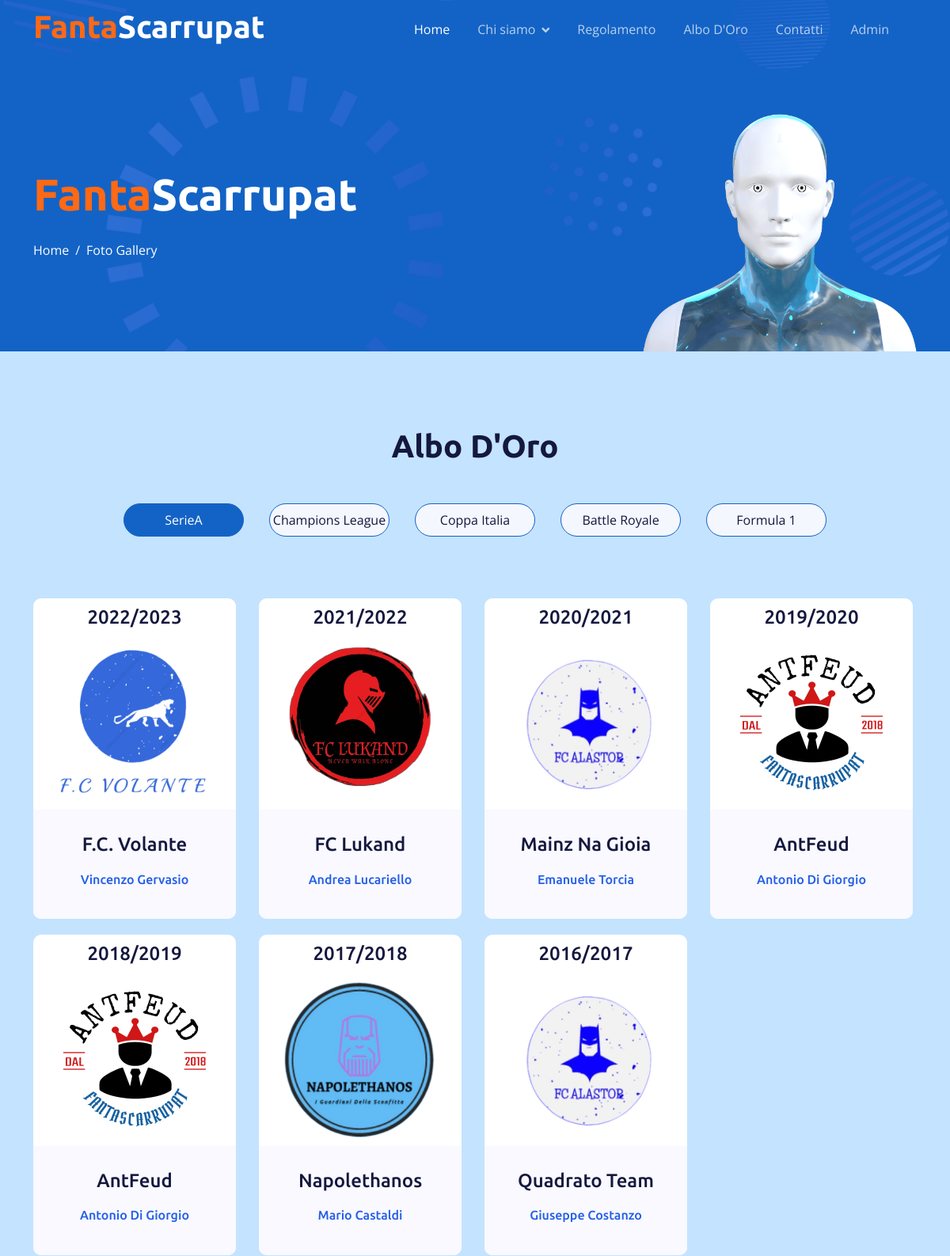
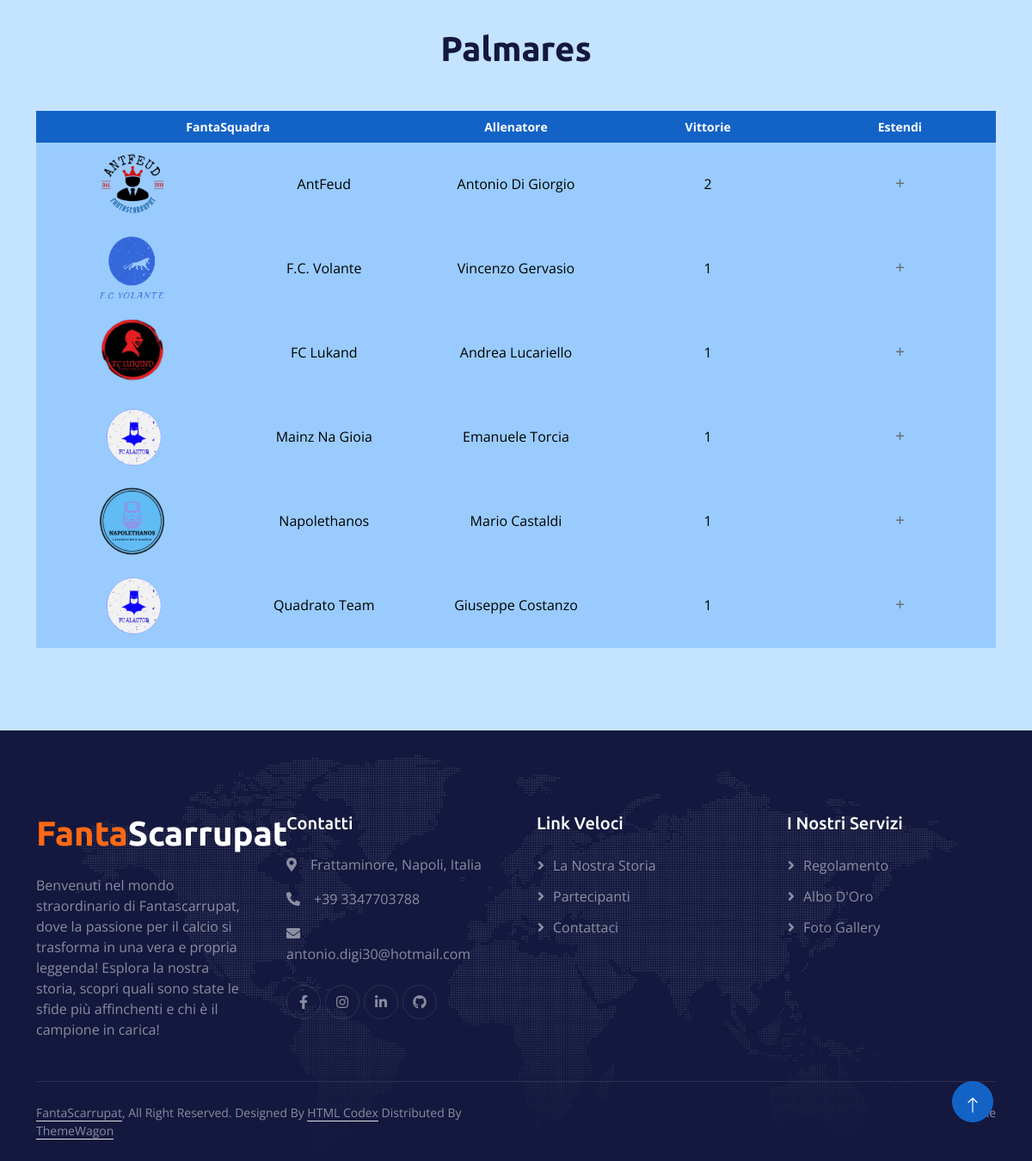
The page /alboDOro.php on the database its author committed (2 pictures, top to bottom).
### tables this page shows
CREATE TABLE competizione_disputata (
                                      id_competizione_disputata INT PRIMARY KEY AUTO_INCREMENT NOT NULL,
                                      nome_competizione VARCHAR(100) NOT NULL,
                                      anno INT NOT NULL,
                                      vincitore VARCHAR(100) NOT NULL,
                                      FOREIGN KEY (nome_competizione) REFERENCES competizione(nome_competizione),
                                      FOREIGN KEY (vincitore) REFERENCES fantasquadra(nome_fantasquadra)
);

CREATE TABLE fantasquadra (
                            nome_fantasquadra VARCHAR(100) PRIMARY KEY NOT NULL,
                            scudetto VARCHAR(100),
                            fantaallenatore VARCHAR(100) NOT NULL,
                            flag_attuale VARCHAR(1) NOT NULL  
);

### alboDOro.php (the view, shortened to what this page needs)
<!DOCTYPE html>
<html lang="en">
<head>
  <link href="https://cdnjs.cloudflare.com/ajax/libs/font-awesome/5.10.0/css/all.min.css" rel="stylesheet">
  <link href="https://cdn.jsdelivr.net/npm/bootstrap-icons@1.4.1/font/bootstrap-icons.css" rel="stylesheet">
  <link href="lib/animate/animate.min.css" rel="stylesheet">
  <link href="lib/owlcarousel/assets/owl.carousel.min.css" rel="stylesheet">
  <link href="css/bootstrap.min.css" rel="stylesheet">
  <link href="css/style.css" rel="stylesheet">
</head>
<body>
<?php
    include 'php/contVisual.php';
?>
<div class="container-fluid pt-5 bg-primary hero-header">
  <div class="container pt-5">
    <div class="row g-5 pt-5">
      <div class="col-lg-6 align-self-center text-center text-lg-start mb-lg-5">
        <h1 class="display-4 text-white mb-4 animated slideInRight">
          <span class="text-color1">Fanta</span><span class="text-color2">Scarrupat</span>
        </h1>
        <nav aria-label="breadcrumb">
          <ol class="breadcrumb justify-content-center justify-content-lg-start mb-0">
            <li class="breadcrumb-item"><a class="text-white" href="index.php">Home</a></li>
            <li class="breadcrumb-item text-white active" aria-current="page">Foto Gallery</li>
          </ol>
        </nav>
      </div>
      <div class="col-lg-6 align-self-end text-center text-lg-end">
        <img class="img-fluid" src="img/hero-img.png" alt="" style="max-height: 300px;">
      </div>
    </div>
  </div>
</div>
<div class="container-fluid destination py-5">
  <div class="container py-5">
    <div class="mx-auto text-center mb-5" style="max-width: 900px;">
      <div class="text-center mx-auto mb-5 wow fadeInUp" data-wow-delay="0.1s" style="max-width: 500px;">
        <h1 class="display-6 mb-5">Albo D'Oro</h1>
      </div>
    </div>
    <div class="tab-class text-center">
      <ul class="nav nav-pills d-inline-flex justify-content-center mb-5">
        <li class="nav-item">
          <a class="d-flex mx-3 py-2 border border-primary bg-light rounded-pill active" data-bs-toggle="pill" href="#SerieA">
            <span class="text-dark" style="width: 150px;">SerieA</span>
          </a>
        </li>
        <li class="nav-item">
          <a class="d-flex py-2 mx-3 border border-primary bg-light rounded-pill" data-bs-toggle="pill" href="#ChampionsLeague">
            <span class="text-dark" style="width: 150px;">Champions League</span>
          </a>
        </li>
        <li class="nav-item">
          <a class="d-flex mx-3 py-2 border border-primary bg-light rounded-pill" data-bs-toggle="pill" href="#CoppaItalia">
            <span class="text-dark" style="width: 150px;">Coppa Italia</span>
          </a>
        </li>
        <li class="nav-item">
          <a class="d-flex mx-3 py-2 border border-primary bg-light rounded-pill" data-bs-toggle="pill" href="#BattleRoyale">
            <span class="text-dark" style="width: 150px;">Battle Royale</span>
          </a>
        </li>
        <li class="nav-item">
          <a class="d-flex mx-3 py-2 border border-primary bg-light rounded-pill" data-bs-toggle="pill" href="#Formula1">
            <span class="text-dark" style="width: 150px;">Formula 1</span>
          </a>
        </li>
      </ul>
      <div class="tab-content">
        <div id="SerieA" class="tab-pane fade show p-0 active">
          <div class="row">
            <?php
            $query = "SELECT C.anno, F.nome_fantasquadra, F.scudetto, F.fantaallenatore, C.nome_competizione FROM competizione_disputata as C,
              fantasquadra AS F WHERE F.nome_fantasquadra = C.vincitore AND nome_competizione = 'Serie A' ORDER BY C.anno DESC";
            $result = $conn->query($query);
            if ($result->num_rows > 0) {
              while($row = $result->fetch_assoc()) {
                ?>
                <div class="col-lg-3 col-md-6">
                  <a href="#" class="dettagli-link" data-competizione="<?php echo $row["nome_competizione"]?>" data-anno="<?php echo $row["anno"]; ?>">
                    <div class="single-unique-product">
                      <div class="descAnno">
                        <h4>
                          <?PHP echo $row["anno"]-1 ?>/<?PHP echo $row["anno"]?>
                        </h4>
                      </div>
                      <img class="img-fluid" src="img/fanta/<?PHP echo$row["scudetto"]?>" alt="">
                      <div class="descVin">
                        <h4>
                          <?PHP echo $row["nome_fantasquadra"]?>
                        </h4>
                        <h6>
                          <?PHP echo $row["fantaallenatore"]?>
                        </h6>
                      </div>
                    </div>
                  </a>
                </div>
                <?php
              }
            }
            ?>
          </div>
          <br>
          <div class="text-center mx-auto mb-5 wow fadeInUp" data-wow-delay="0.1s" style="max-width: 500px;">
            <h1 class="display-6 mb-5">Palmares</h1>
          </div>
          <div class="row">
            <div class="col-md-12">
              <div class="table-responsive">
                <table class="table">
                  <thead class="thead-primary">
                  <tr>
                    <th colspan="2">FantaSquadra</th>
                    <th>Allenatore</th>
                    <th>Vittorie</th>
                    <th>Estendi</th>
                  </tr>
                  </thead>
                  <tbody>
                  <?php
                  $query = "SELECT COUNT(id_competizione_disputata) as vittorie, F.nome_fantasquadra, F.scudetto, F.fantaallenatore,
                          GROUP_CONCAT(DISTINCT CONCAT(' ', (C.anno) - 1), '/', C.anno) AS anni_vittoria
                          FROM competizione_disputata as C, fantasquadra AS F
                          WHERE F.nome_fantasquadra = C.vincitore AND nome_competizione = 'Serie A'
                          GROUP BY F.nome_fantasquadra ORDER BY vittorie DESC";
                  $result = $conn->query($query);
                  if ($result->num_rows > 0) {
                    while($row = $result->fetch_assoc()) {
                      ?>
                      <tr>
                        <th><img class="img-fluid-logo" src="img/fanta/<?php echo $row["scudetto"]?>"></th>
                        <td><?php echo $row["nome_fantasquadra"]?></td>
                        <td><?php echo $row["fantaallenatore"]?></td>
                        <td><?php echo $row["vittorie"]?></td>
                        <td><span class="toggle-icon">+</span></td>
                      </tr>
                      <?php
                    }
                  }
                  ?>
                  </tbody>
                </table>
              </div>
            </div>
          </div>
        </div>
      </div>
    </div>
  </div>
</div>
<a href="#" class="btn btn-lg btn-primary btn-lg-square back-to-top pt-2"><i class="bi bi-arrow-up"></i></a>
</body>
</html>

### css/style.css (style rules this page uses)
:root { --primary: #1363C6; --secondary: #15ACE1; --light: #F4F7FE; --dark: #14183E; }
.text-color1 { color: #FF6914; }
.text-color2 { color: #FFFFFF; }
.back-to-top { position: fixed; display: none; right: 45px; bottom: 45px; z-index: 99; }
h1, h2, h3, .fw-bold { font-weight: 700 !important; }
h4, h5, h6, .fw-medium { font-weight: 500 !important; }
.btn { font-weight: 500; transition: .5s; }
.btn-lg-square { width: 48px; height: 48px; }
.btn-square, .btn-sm-square, .btn-lg-square { padding: 0; display: flex; align-items: center; justify-content: center; font-weight: normal; border-radius: 50px; }
* { box-sizing: border-box; }
.table { width: 100%; margin: 0 auto; background: #ffffff; -webkit-box-shadow: 0px 5px 12px -12px rgba(0, 0, 0, 0.29); -moz-box-shadow: 0px 5px 12px -12px rgba(0, 0, 0, 0.29); box-shadow: 0px 5px 12px -12px rgba(0, 0, 0, 0.29); text-align: center; table-layout: fixed; }
.table thead.thead-primary { background: var(--primary); }
.table thead th { border: none; font-size: 14px; color: #ffffff; }
.table tbody tr { margin-bottom: 10px; }
.table tbody th, .table tbody td { border: none; font-size: 16px; background: #99cbff; vertical-align: middle; border-bottom: 2px solid #99cbff; color: black; }
.table tbody td:nth-child(odd) { background: #99cbff; border-bottom: 2px solid #99cbff; }
.img-fluid-logo { width: 80px; height: 80px; align-content: center; }
.toggle-icon { cursor: pointer; font-size: 1.2em; color: #666; transition: transform 0.3s; }
.destination .tab-class .nav-item { padding: 0 0 20px 0; }
.destination .tab-class .nav-item a.active { background: var(--bs-primary) !important; }
.destination .tab-class .nav-item a.active span { color: var(--bs-white) !important; }
.single-unique-product { background-color: #fff; text-align: center; border-radius: 10px; margin: 10px 5px 10px 0; -webkit-transition: all 0.3s ease 0s; -moz-transition: all 0.3s ease 0s; -o-transition: all 0.3s ease 0s; transition: all 0.3s ease 0s; }
.single-unique-product img { padding: 0px; width: 200px; height: 200px; margin-bottom: 10px; }
.single-unique-product h6 { color: #235ee7; margin-top: 20px; margin-bottom: 10px; }
.single-unique-product .descAnno { padding: 10px 0; border-bottom-right-radius: 10px; border-bottom-left-radius: 10px; }
.single-unique-product .descVin { background-color: #f9f9ff; padding: 30px 0; border-bottom-right-radius: 10px; border-bottom-left-radius: 10px; }
.sticky-top { top: -150px; transition: .5s; }
.navbar { padding: 11px 0 !important; height: 75px; }
.navbar .navbar-nav .nav-link { margin-right: 35px; padding: 0; color: rgba(255, 255, 255, .7); outline: none; }
.navbar .navbar-nav .nav-link:hover, .navbar .navbar-nav .nav-link.active { color: rgba(255, 255, 255, 1); }
.navbar .dropdown-toggle::after { border: none; content: "\f107"; font-family: "Font Awesome 5 Free"; font-weight: 900; vertical-align: middle; margin-left: 8px; }
.hero-header { margin-top: -75px; background: url(../img/bg-hero.png) center center no-repeat; background-size: cover; }
.hero-header .breadcrumb-item+.breadcrumb-item::before { color: var(--light); }
.footer { background: url(../img/footer.png) center center no-repeat; background-size: contain; }
.footer .btn.btn-social { margin-right: 5px; width: 40px; height: 40px; display: flex; align-items: center; justify-content: center; color: rgba(255,255,255,.5); border: 1px solid rgba(256, 256, 256, .1); border-radius: 40px; transition: .3s; }
.footer .btn.btn-link { display: block; margin-bottom: 10px; padding: 0; text-align: left; color: rgba(255,255,255,.5); font-weight: normal; transition: .3s; }
.footer .btn.btn-link::before { position: relative; content: "\f105"; font-family: "Font Awesome 5 Free"; font-weight: 900; margin-right: 10px; }
.footer .copyright { padding: 25px 0; font-size: 14px; border-top: 1px solid rgba(256, 256, 256, .1); }
.footer .copyright a { color: rgba(255,255,255,.5); }
.footer .footer-menu a { margin-right: 15px; padding-right: 15px; border-right: 1px solid rgba(255, 255, 255, .1); }
.footer .footer-menu a:last-child { margin-right: 0; padding-right: 0; border-right: none; }

### rows shown on the page
competizione_disputata: $row['anno']-1 "2022", anno "2023", vincitore.scudetto (picture), vincitore.nome_fantasquadra "F.C. Volante", vincitore.fantaallenatore "Vincenzo Gervasio"
competizione_disputata: $row['anno']-1 "2021", anno "2022", vincitore.scudetto (picture), vincitore.nome_fantasquadra "FC Lukand", vincitore.fantaallenatore "Andrea Lucariello"
competizione_disputata: $row['anno']-1 "2020", anno "2021", vincitore.scudetto (picture), vincitore.nome_fantasquadra "Mainz Na Gioia", vincitore.fantaallenatore "Emanuele Torcia"
competizione_disputata: $row['anno']-1 "2019", anno "2020", vincitore.scudetto (picture), vincitore.nome_fantasquadra "AntFeud", vincitore.fantaallenatore "Antonio Di Giorgio"
competizione_disputata: $row['anno']-1 "2018", anno "2019", vincitore.scudetto (picture), vincitore.nome_fantasquadra "AntFeud", vincitore.fantaallenatore "Antonio Di Giorgio"
competizione_disputata: $row['anno']-1 "2017", anno "2018", vincitore.scudetto (picture), vincitore.nome_fantasquadra "Napolethanos", vincitore.fantaallenatore "Mario Castaldi"
competizione_disputata: $row['anno']-1 "2016", anno "2017", vincitore.scudetto (picture), vincitore.nome_fantasquadra "Quadrato Team", vincitore.fantaallenatore "Giuseppe Costanzo"
fantasquadra: scudetto (picture), nome_fantasquadra "AntFeud", fantaallenatore "Antonio Di Giorgio", vittorie "2"
fantasquadra: scudetto (picture), nome_fantasquadra "F.C. Volante", fantaallenatore "Vincenzo Gervasio", vittorie "1"
fantasquadra: scudetto (picture), nome_fantasquadra "FC Lukand", fantaallenatore "Andrea Lucariello", vittorie "1"
fantasquadra: scudetto (picture), nome_fantasquadra "Mainz Na Gioia", fantaallenatore "Emanuele Torcia", vittorie "1"
fantasquadra: scudetto (picture), nome_fantasquadra "Napolethanos", fantaallenatore "Mario Castaldi", vittorie "1"
fantasquadra: scudetto (picture), nome_fantasquadra "Quadrato Team", fantaallenatore "Giuseppe Costanzo", vittorie "1"
